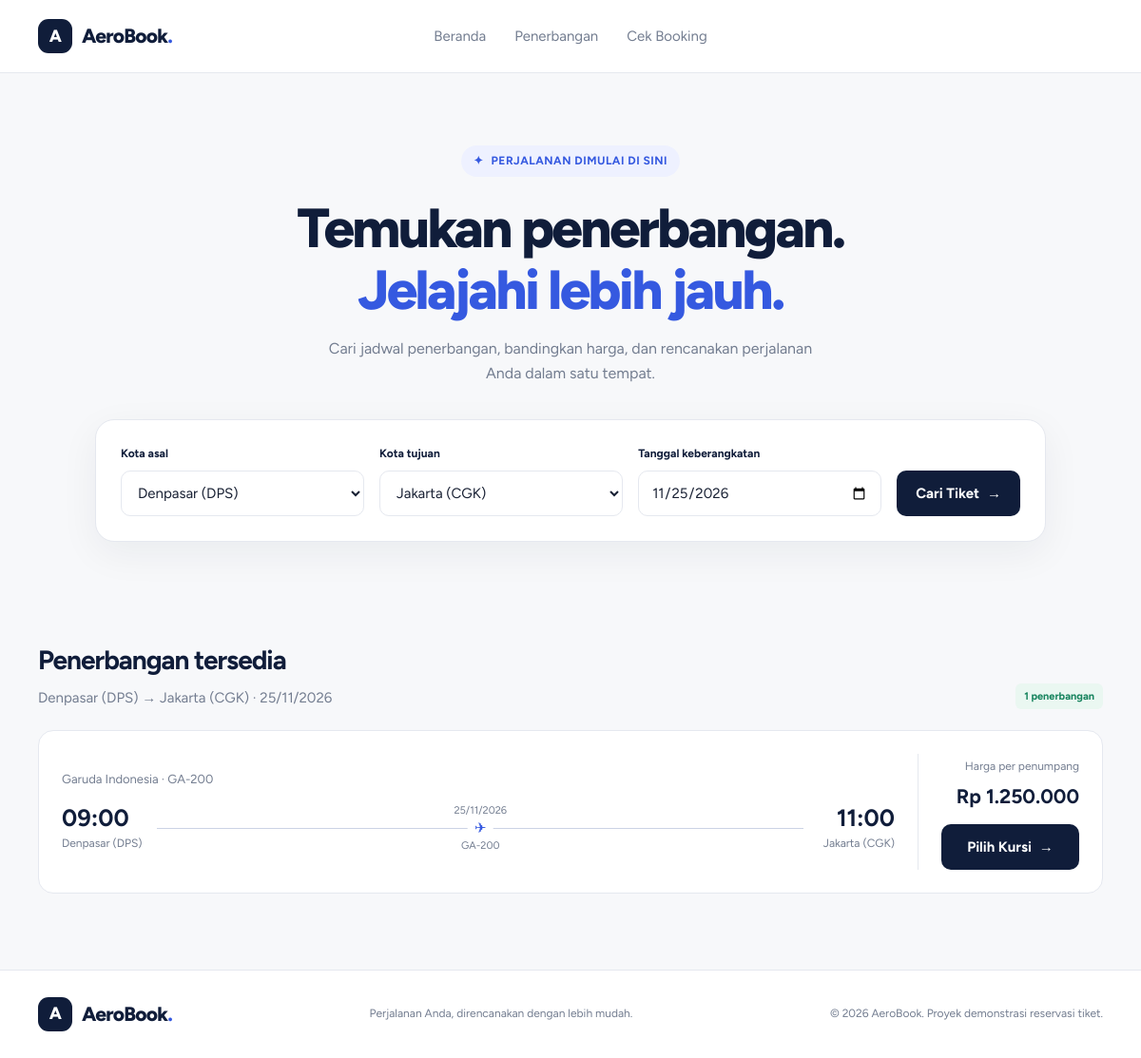
The page / on the database its author committed.
### tables this page shows
CREATE TABLE IF NOT EXISTS penerbangan (
    id_penerbangan INT UNSIGNED AUTO_INCREMENT PRIMARY KEY,
    nomor_penerbangan VARCHAR(20) NOT NULL UNIQUE,
    id_pesawat INT UNSIGNED NOT NULL,
    bandara_asal VARCHAR(100) NOT NULL,
    bandara_tujuan VARCHAR(100) NOT NULL,
    waktu_keberangkatan DATETIME NOT NULL,
    waktu_kedatangan DATETIME NOT NULL,
    harga DECIMAL(12,2) NOT NULL,
    status ENUM('Terjadwal','Ditunda','Dibatalkan') NOT NULL DEFAULT 'Terjadwal',
    created_at TIMESTAMP NOT NULL DEFAULT CURRENT_TIMESTAMP,
    CONSTRAINT fk_penerbangan_pesawat
        FOREIGN KEY (id_pesawat) REFERENCES pesawat(id_pesawat)
        ON UPDATE CASCADE ON DELETE RESTRICT,
    CONSTRAINT chk_penerbangan_rute CHECK (bandara_asal <> bandara_tujuan),
    CONSTRAINT chk_penerbangan_waktu CHECK (waktu_kedatangan > waktu_keberangkatan),
    CONSTRAINT chk_penerbangan_harga CHECK (harga >= 0),
    INDEX idx_rute_tanggal (bandara_asal, bandara_tujuan, waktu_keberangkatan),
    INDEX idx_status_keberangkatan (status, waktu_keberangkatan)
);

CREATE TABLE IF NOT EXISTS pesawat (
    id_pesawat INT UNSIGNED AUTO_INCREMENT PRIMARY KEY,
    kode_pesawat VARCHAR(20) NOT NULL UNIQUE,
    maskapai VARCHAR(100) NOT NULL,
    kapasitas INT UNSIGNED NOT NULL,
    created_at TIMESTAMP NOT NULL DEFAULT CURRENT_TIMESTAMP,
    CONSTRAINT chk_pesawat_kapasitas CHECK (kapasitas BETWEEN 1 AND 1000)
);

### index.php (the view, shortened to what this page needs)
<?php
require_once __DIR__ . '/config/database.php';
$asal = $_GET['asal'] ?? 'DPS';
$tujuan = $_GET['tujuan'] ?? 'CGK';
$tanggal = $_GET['tanggal'] ?? date('Y-m-d', strtotime('+2 days'));
$airportNames = [
    'DPS' => 'Denpasar (DPS)',
    'CGK' => 'Jakarta (CGK)',
    'SUB' => 'Surabaya (SUB)',
    'YIA' => 'Yogyakarta (YIA)',
    'UPG' => 'Makassar (UPG)',
    'KNO' => 'Medan (KNO)',
    'DJB' => 'Jambi (DJB)',
    'BPN' => 'Balikpapan (BPN)',
];
$today = date('Y-m-d');
$sql = "
    SELECT
        p.id_penerbangan,
        p.nomor_penerbangan,
        p.bandara_asal,
        p.bandara_tujuan,
        p.waktu_keberangkatan,
        p.waktu_kedatangan,
        p.harga,
        p.status,
        ps.maskapai,
        ps.kode_pesawat,
        ps.kapasitas
    FROM penerbangan p
    INNER JOIN pesawat ps
        ON p.id_pesawat = ps.id_pesawat
    WHERE DATE(p.waktu_keberangkatan) = :tanggal
      AND p.waktu_keberangkatan >= NOW()
      AND p.status = 'Terjadwal'
";
$params = [
    'tanggal' => $tanggal,
];
if ($asal !== '') {
    $sql .= ' AND p.bandara_asal = :asal';
    $params['asal'] = $asal;
}
if ($tujuan !== '') {
    $sql .= ' AND p.bandara_tujuan = :tujuan';
    $params['tujuan'] = $tujuan;
}
$sql .= ' ORDER BY p.waktu_keberangkatan ASC';
$stmt = $pdo->prepare($sql);
$stmt->execute($params);
$flights = $stmt->fetchAll();
function e($value): string
{
    return htmlspecialchars(
        (string) $value,
        ENT_QUOTES,
        'UTF-8'
    );
}
function rupiah($amount): string
{
    return 'Rp ' . number_format(
        (float) $amount,
        0,
        ',',
        '.'
    );
}
function formatDateId($datetime): string
{
    $timestamp = strtotime($datetime);
    return date('d/m/Y', $timestamp);
}
function formatTime($datetime): string
{
    return date('H:i', strtotime($datetime));
}
require __DIR__ . '/includes/header.php';
?>
<section class="hero">
    <div class="container">
        <span class="eyebrow">
            <span aria-hidden="true">✦</span>
            Perjalanan dimulai di sini
        </span>
        <h1>
            Temukan penerbangan.<br>
            <span>Jelajahi lebih jauh.</span>
        </h1>
        <p class="hero-description">
            Cari jadwal penerbangan, bandingkan harga,
            dan rencanakan perjalanan Anda dalam satu tempat.
        </p>
        <form
            action="index.php"
            method="GET"
            class="search-panel"
            style="margin-top: 36px; text-align: left;"
        >
            <div class="search-grid">
                <div class="field">
                    <label for="asal">Kota asal</label>
                    <select id="asal" name="asal" required>
                        <?php foreach ($airportNames as $code => $label): ?>
                            <option value="<?= e($code) ?>" <?= $asal === $code ? 'selected' : '' ?>>
                                <?= e($label) ?>
                            </option>
                        <?php endforeach; ?>
                    </select>
                </div>
                <div class="field">
                    <label for="tujuan">Kota tujuan</label>
                    <select id="tujuan" name="tujuan" required>
                        <?php foreach ($airportNames as $code => $label): ?>
                            <option value="<?= e($code) ?>" <?= $tujuan === $code ? 'selected' : '' ?>>
                                <?= e($label) ?>
                            </option>
                        <?php endforeach; ?>
                    </select>
                </div>
                <div class="field">
                    <label for="tanggal">Tanggal keberangkatan</label>
                    <input
                        type="date"
                        id="tanggal"
                        name="tanggal"
                        value="<?= e($tanggal) ?>"
                        min="<?= e($today) ?>"
                        required
                    >
                </div>
                <button type="submit" class="btn btn-primary">
                    Cari Tiket <span aria-hidden="true">→</span>
                </button>
            </div>
        </form>
    </div>
</section>
<section class="results-section" id="flights">
    <div class="container">
        <div class="section-heading">
            <div>
                <h2>Penerbangan tersedia</h2>
                <p>
                    <?= e($airportNames[$asal] ?? 'Semua kota asal') ?>
                    &rarr;
                    <?= e($airportNames[$tujuan] ?? 'Semua kota tujuan') ?>
                    · <?= e(formatDateId($tanggal)) ?>
                </p>
            </div>
            <span class="status">
                <?= count($flights) ?> penerbangan
            </span>
        </div>
        <?php if (count($flights) > 0): ?>
            <div class="flight-list">
                <?php foreach ($flights as $flight): ?>
                    <article class="flight-card">
                        <div>
                            <div class="airline-name">
                                <?= e($flight['maskapai']) ?>
                                · <?= e($flight['nomor_penerbangan']) ?>
                            </div>
                            <div class="flight-route">
                                <div class="airport-time">
                                    <strong>
                                        <?= e(formatTime(
                                            $flight['waktu_keberangkatan']
                                        )) ?>
                                    </strong>
                                    <span>
                                        <?= e($airportNames[$flight['bandara_asal']] ?? $flight['bandara_asal']) ?>
                                    </span>
                                </div>
                                <div class="route-line">
                                    <span>
                                        <?= e(formatDateId(
                                            $flight['waktu_keberangkatan']
                                        )) ?>
                                    </span>
                                    <div class="line"></div>
                                    <span>
                                        <?= e($flight['nomor_penerbangan']) ?>
                                    </span>
                                </div>
                                <div class="airport-time">
                                    <strong>
                                        <?= e(formatTime(
                                            $flight['waktu_kedatangan']
                                        )) ?>
                                    </strong>
                                    <span>
                                        <?= e($airportNames[$flight['bandara_tujuan']] ?? $flight['bandara_tujuan']) ?>
                                    </span>
                                </div>
                            </div>
                        </div>
                        <div class="flight-price">
                            <span class="label">Harga per penumpang</span>
                            <strong>
                                <?= e(rupiah($flight['harga'])) ?>
                            </strong>
                            <a
                                class="btn btn-primary"
                                href="booking/seats.php?id=<?= (int) $flight['id_penerbangan'] ?>"
                            >
                                Pilih Kursi <span aria-hidden="true">→</span>
                            </a>
                        </div>
                    </article>
                <?php endforeach; ?>
            </div>
        <?php endif; ?>
    </div>
</section>
<?php require __DIR__ . '/includes/footer.php'; ?>

### includes/header.php (shortened to what this page needs)
<!DOCTYPE html>
<html lang="id">
<head>
    <link rel="stylesheet" href="/airline-reservation/assets/css/style.css">
</head>
<body>
<header class="site-header">
    <div class="container nav-wrapper">
        <a class="brand" href="/airline-reservation/index.php">
            <span class="brand-mark">A</span>
            <span>AeroBook<span class="brand-dot">.</span></span>
        </a>
        <nav class="main-nav">
            <a href="/airline-reservation/index.php">Beranda</a>
            <a href="/airline-reservation/index.php#flights">Penerbangan</a>
            <a href="/airline-reservation/booking/cek-booking.php">Cek Booking</a>
        </nav>
    </div>
</header>
<main>

### includes/footer.php
</main>
<footer class="site-footer">
    <div class="container footer-inner">
        <a class="brand footer-brand" href="/airline-reservation/index.php">
            <span class="brand-mark">A</span>
            <span>AeroBook<span class="brand-dot">.</span></span>
        </a>
        <p>Perjalanan Anda, direncanakan dengan lebih mudah.</p>
        <p class="copyright">
            &copy; <?= date('Y') ?> AeroBook. Proyek demonstrasi reservasi tiket.
        </p>
    </div>
</footer>
</body>
</html>

### rows shown on the page
penerbangan: id_pesawat.maskapai "Garuda Indonesia", nomor_penerbangan "GA-200", waktu_keberangkatan "09:00", bandara_asal "Denpasar (DPS)", waktu_keberangkatan "25/11/2026", waktu_kedatangan "11:00", bandara_tujuan "Jakarta (CGK)", harga "Rp 1.250.000"

### other values the page prints
$airportNames[$asal] "Denpasar (DPS)"
$airportNames[$tujuan] "Jakarta (CGK)"
count($flights) "1"
form field asal "Denpasar (DPS)"
form field tujuan "Jakarta (CGK)"
